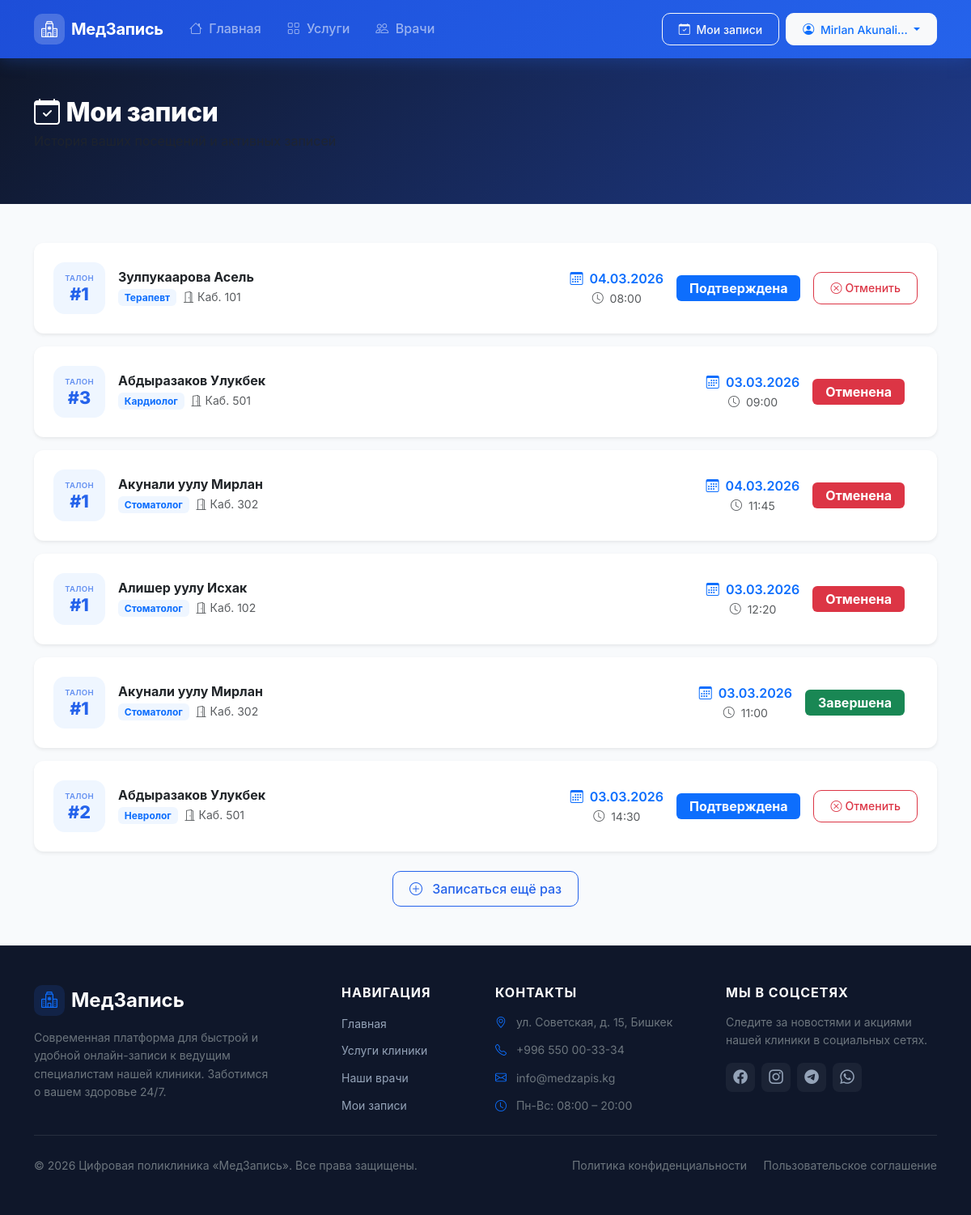
Page /my-appointments/ (signed in) on the earlier database version.
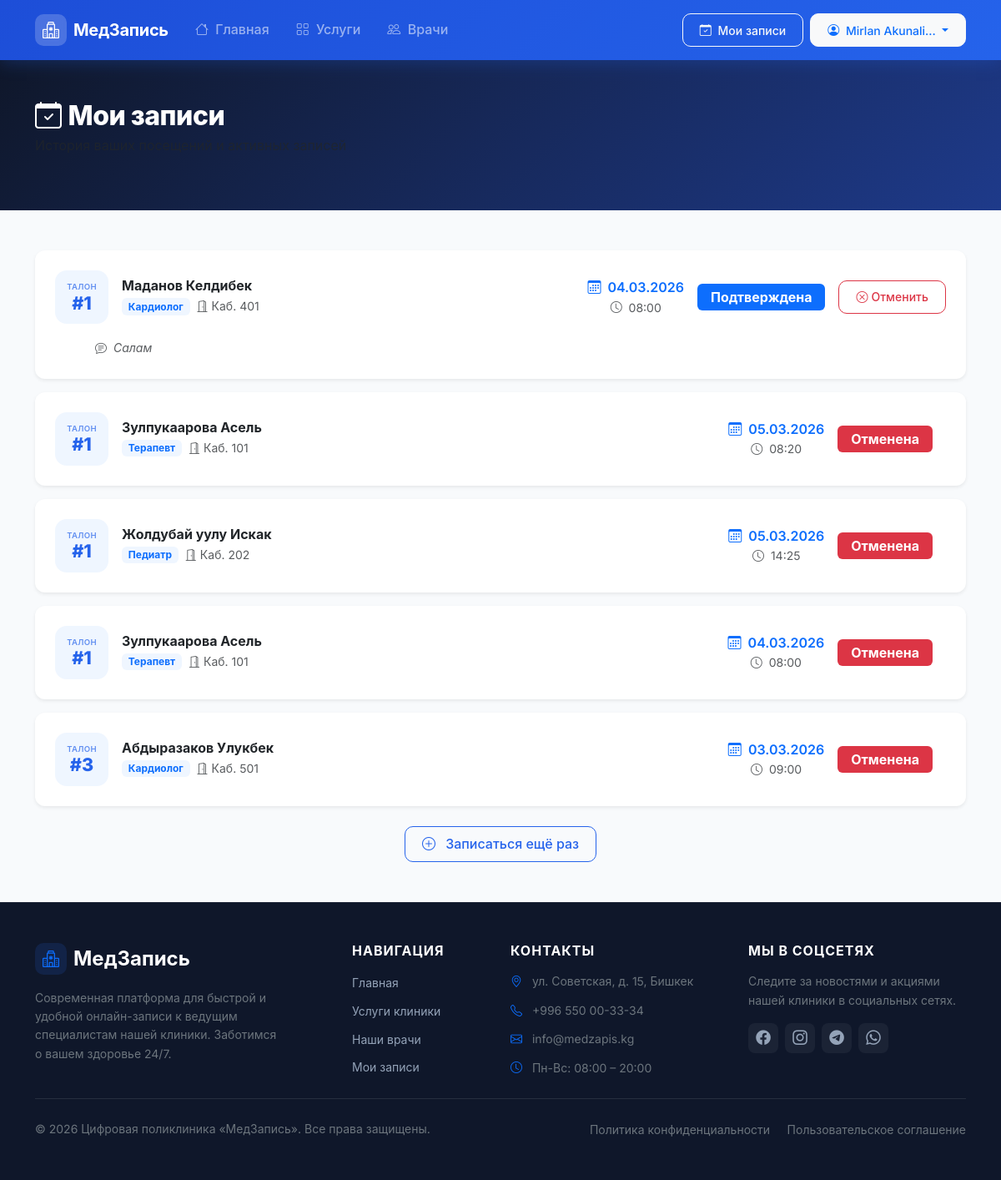
Same page on the later database version.
### queue_app/models.py (models this page shows, shortened)
class Appointment(models.Model):
    STATUS_CHOICES = [
        ('pending', 'Ожидает'),
        ('confirmed', 'Подтверждена'),
        ('completed', 'Завершена'),
        ('cancelled', 'Отменена'),
    ]
    patient = models.ForeignKey(
        settings.AUTH_USER_MODEL,
        on_delete=models.CASCADE,
        related_name='appointments',
        verbose_name='Пациент'
    )
    service = models.ForeignKey(
        Service,
        on_delete=models.CASCADE,
        related_name='appointments',
        verbose_name='Услуга'
    )
    specialist = models.ForeignKey(
        Specialist,
        on_delete=models.CASCADE,
        related_name='appointments',
        verbose_name='Специалист'
    )
    time_slot = models.OneToOneField(
        TimeSlot,
        on_delete=models.CASCADE,
        related_name='appointment',
        verbose_name='Временной слот'
    )
    queue_number = models.PositiveIntegerField(verbose_name='Номер очереди', editable=False)
    status = models.CharField(
        max_length=20,
        choices=STATUS_CHOICES,
        default='pending',
        verbose_name='Статус'
    )
    complaint = models.TextField(blank=True, verbose_name='Причина обращения')
    created_at = models.DateTimeField(auto_now_add=True, verbose_name='Дата создания')
    updated_at = models.DateTimeField(auto_now=True)
    class Meta:
        verbose_name = 'Запись'
        verbose_name_plural = 'Записи'
        ordering = ['-created_at']
    def get_status_badge_class(self):
        badge_map = {
            'pending': 'warning',
            'confirmed': 'primary',
            'completed': 'success',
            'cancelled': 'danger',
        }
        return badge_map.get(self.status, 'secondary')

class Specialist(models.Model):
    first_name = models.CharField(max_length=50, verbose_name='Имя')
    last_name = models.CharField(max_length=50, verbose_name='Фамилия')
    middle_name = models.CharField(max_length=50, blank=True, verbose_name='Отчество')
    service = models.ForeignKey(
        Service,
        on_delete=models.CASCADE,
        related_name='specialists',
        verbose_name='Специализация'
    )
    bio = models.TextField(blank=True, verbose_name='Биография / О враче')
    experience_years = models.PositiveIntegerField(default=0, verbose_name='Стаж (лет)')
    photo = models.ImageField(
        upload_to='specialists/',
        blank=True,
        null=True,
        verbose_name='Фото'
    )
    cabinet = models.CharField(max_length=20, blank=True, verbose_name='Кабинет')
    work_start = models.TimeField(default='09:00', verbose_name='Начало рабочего дня')
    work_end = models.TimeField(default='18:00', verbose_name='Конец рабочего дня')
    is_active = models.BooleanField(default=True, verbose_name='Активен')
    created_at = models.DateTimeField(auto_now_add=True)
    class Meta:
        verbose_name = 'Специалист'
        verbose_name_plural = 'Специалисты'
        ordering = ['last_name', 'first_name']
    def get_full_name(self):
        parts = [self.last_name, self.first_name]
        if self.middle_name:
            parts.append(self.middle_name)
        return ' '.join(parts)

class Service(models.Model):
    name = models.CharField(max_length=100, verbose_name='Название услуги')
    description = models.TextField(blank=True, verbose_name='Описание')
    icon = models.CharField(
        max_length=50,
        default='bi-heart-pulse',
        verbose_name='Bootstrap иконка',
        help_text='Например: bi-heart-pulse, bi-bandaid, bi-clipboard2-pulse'
    )
    duration_minutes = models.PositiveIntegerField(
        default=30,
        verbose_name='Длительность приёма (мин)'
    )
    is_active = models.BooleanField(default=True, verbose_name='Активна')
    created_at = models.DateTimeField(auto_now_add=True)
    class Meta:
        verbose_name = 'Услуга'
        verbose_name_plural = 'Услуги'
        ordering = ['name']

class TimeSlot(models.Model):
    specialist = models.ForeignKey(
        Specialist,
        on_delete=models.CASCADE,
        related_name='time_slots',
        verbose_name='Специалист'
    )
    date = models.DateField(verbose_name='Дата')
    time = models.TimeField(verbose_name='Время')
    is_available = models.BooleanField(default=True, verbose_name='Доступен')
    class Meta:
        verbose_name = 'Временной слот'
        verbose_name_plural = 'Временные слоты'
        ordering = ['date', 'time']
        unique_together = ('specialist', 'date', 'time')

### queue_app/views.py (the view)
# urls.py: path('my-appointments/', views.my_appointments_view, name='my_appointments'),
@login_required
def my_appointments_view(request):
    appointments_qs = Appointment.objects.filter(
        patient=request.user
    ).select_related('specialist', 'service', 'time_slot').order_by('-created_at')
    paginator = Paginator(appointments_qs, 10)
    page = request.GET.get('page', 1)
    appointments = paginator.get_page(page)
    return render(request, 'queue_app/my_appointments.html', {
        'appointments': appointments,
    })

### accounts/models.py (called while the page is built)
    def get_full_name(self):
        return f'{self.first_name} {self.last_name}'.strip() or self.username

### templates/queue_app/my_appointments.html (shortened to what this page needs)
{% extends 'base.html' %}
{% block content %}
<div class="page-header py-5">
    <div class="container">
        <h1 class="page-title">
            <i class="bi bi-calendar-check me-2"></i>Мои записи
        </h1>
        <p class="text-muted">История ваших посещений и активных записей</p>
    </div>
</div>
<div class="container py-5">
    {% if appointments %}
    <div class="row g-3">
        {% for appointment in appointments %}
        <div class="col-12">
            <div class="appointment-row card border-0 shadow-sm">
                <div class="card-body p-4">
                    <div class="row align-items-center g-3">
                        <div class="col-auto">
                            <div class="queue-badge">
                                <div class="queue-badge-label">Талон</div>
                                <div class="queue-badge-num">#{{ appointment.queue_number }}</div>
                            </div>
                        </div>
                        <div class="col-md">
                            <h2 class="h6 fw-bold mb-1">{{ appointment.specialist.get_full_name }}</h2>
                            <div class="d-flex flex-wrap gap-2 align-items-center">
                                <span class="badge bg-primary-soft text-primary">{{ appointment.service.name }}</span>
                                {% if appointment.specialist.cabinet %}
                                <span class="text-muted small">
                                    <i class="bi bi-door-open me-1"></i>Каб. {{ appointment.specialist.cabinet }}
                                </span>
                                {% endif %}
                            </div>
                        </div>
                        <div class="col-sm-auto">
                            <div class="text-center">
                                <div class="fw-semibold text-primary">
                                    <i class="bi bi-calendar3 me-1"></i>
                                    {{ appointment.time_slot.date|date:"d.m.Y" }}
                                </div>
                                <div class="text-muted small">
                                    <i class="bi bi-clock me-1"></i>
                                    {{ appointment.time_slot.time|time:"H:i" }}
                                </div>
                            </div>
                        </div>
                        <div class="col-sm-auto">
                            <span class="badge bg-{{ appointment.get_status_badge_class }} fs-6 px-3 py-2">
                                {{ appointment.get_status_display }}
                            </span>
                        </div>
                        <div class="col-sm-auto">
                            {% if appointment.status in 'pending confirmed' %}
                            <form method="POST" action="{% url 'cancel_appointment' appointment.id %}"
                                onsubmit="return confirm('Вы уверены, что хотите отменить запись?')">
                                <button type="submit" class="btn btn-outline-danger btn-sm">
                                    <i class="bi bi-x-circle me-1"></i>Отменить
                                </button>
                            </form>
                            {% endif %}
                        </div>
                    </div>
                    {% if appointment.complaint %}
                    <div class="mt-3 ps-5">
                        <small class="text-muted">
                            <i class="bi bi-chat-text me-1"></i>
                            <em>{{ appointment.complaint|truncatechars:120 }}</em>
                        </small>
                    </div>
                    {% endif %}
                </div>
            </div>
        </div>
        {% endfor %}
    </div>
    {% endif %}
    <div class="text-center mt-4">
        <a href="{% url 'services' %}" class="btn btn-outline-primary">
            <i class="bi bi-plus-circle me-2"></i>
            Записаться ещё раз
        </a>
    </div>
</div>
{% endblock %}

Differences in the rows shown:
removed Appointment: queue_number "1", specialist.get_full_name "Акунали уулу Мирлан", service.name "Стоматолог", specialist.cabinet "302", time_slot "04.03.2026", time_slot.time "11:45", status "Отменена"
removed Appointment: queue_number "1", specialist.get_full_name "Алишер уулу Исхак", service.name "Стоматолог", specialist.cabinet "102", time_slot "03.03.2026", time_slot.time "12:20", status "Отменена"
removed Appointment: queue_number "1", specialist.get_full_name "Акунали уулу Мирлан", service.name "Стоматолог", specialist.cabinet "302", time_slot "03.03.2026", time_slot.time "11:00", status "Завершена"
removed Appointment: queue_number "2", specialist.get_full_name "Абдыразаков Улукбек", service.name "Невролог", specialist.cabinet "501", time_slot "03.03.2026", time_slot.time "14:30", status "Подтверждена", shows "Отменить"
added Appointment: queue_number "1", specialist.get_full_name "Маданов Келдибек", service.name "Кардиолог", specialist.cabinet "401", time_slot "04.03.2026", time_slot.time "08:00", status "Подтверждена", shows "Отменить", complaint "Салам"
added Appointment: queue_number "1", specialist.get_full_name "Зулпукаарова Асель", service.name "Терапевт", specialist.cabinet "101", time_slot "05.03.2026", time_slot.time "08:20", status "Отменена"
added Appointment: queue_number "1", specialist.get_full_name "Жолдубай уулу Искак", service.name "Педиатр", specialist.cabinet "202", time_slot "05.03.2026", time_slot.time "14:25", status "Отменена"
changed Appointment (number 4 of 5 on the later page): status "Подтверждена" → "Отменена"; no longer shows "Отменить"
